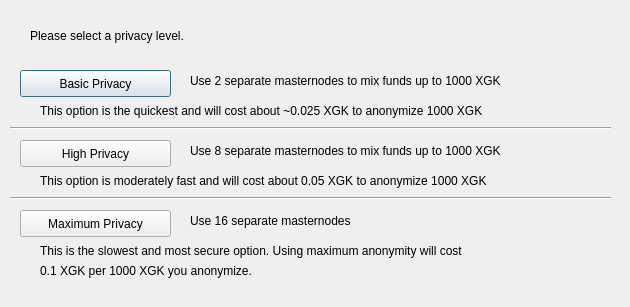
<?xml version="1.0" encoding="UTF-8"?>
<ui version="4.0">
 <class>DarksendConfig</class>
 <widget class="QDialog" name="DarksendConfig">
  <property name="geometry">
   <rect>
    <x>0</x>
    <y>0</y>
    <width>630</width>
    <height>307</height>
   </rect>
  </property>
  <property name="windowTitle">
   <string>Configure PrivateSend</string>
  </property>
  <widget class="QPushButton" name="buttonBasic">
   <property name="geometry">
    <rect>
     <x>20</x>
     <y>70</y>
     <width>151</width>
     <height>27</height>
    </rect>
   </property>
   <property name="text">
    <string>Basic Privacy</string>
   </property>
  </widget>
  <widget class="QPushButton" name="buttonHigh">
   <property name="geometry">
    <rect>
     <x>20</x>
     <y>140</y>
     <width>151</width>
     <height>27</height>
    </rect>
   </property>
   <property name="text">
    <string>High Privacy</string>
   </property>
  </widget>
  <widget class="QPushButton" name="buttonMax">
   <property name="geometry">
    <rect>
     <x>20</x>
     <y>210</y>
     <width>151</width>
     <height>27</height>
    </rect>
   </property>
   <property name="text">
    <string>Maximum Privacy</string>
   </property>
  </widget>
  <widget class="QLabel" name="label">
   <property name="geometry">
    <rect>
     <x>30</x>
     <y>20</y>
     <width>571</width>
     <height>31</height>
    </rect>
   </property>
   <property name="text">
    <string>Please select a privacy level.</string>
   </property>
  </widget>
  <widget class="QLabel" name="label_2">
   <property name="geometry">
    <rect>
     <x>190</x>
     <y>70</y>
     <width>421</width>
     <height>21</height>
    </rect>
   </property>
   <property name="text">
    <string>Use 2 separate masternodes to mix funds up to 1000 XGK</string>
   </property>
  </widget>
  <widget class="QLabel" name="label_3">
   <property name="geometry">
    <rect>
     <x>190</x>
     <y>140</y>
     <width>411</width>
     <height>21</height>
    </rect>
   </property>
   <property name="text">
    <string>Use 8 separate masternodes to mix funds up to 1000 XGK</string>
   </property>
  </widget>
  <widget class="QLabel" name="label_4">
   <property name="geometry">
    <rect>
     <x>190</x>
     <y>210</y>
     <width>421</width>
     <height>21</height>
    </rect>
   </property>
   <property name="text">
    <string>Use 16 separate masternodes</string>
   </property>
  </widget>
  <widget class="QLabel" name="label_6">
   <property name="geometry">
    <rect>
     <x>40</x>
     <y>100</y>
     <width>561</width>
     <height>21</height>
    </rect>
   </property>
   <property name="text">
    <string>This option is the quickest and will cost about ~0.025 XGK to anonymize 1000 XGK</string>
   </property>
  </widget>
  <widget class="QLabel" name="label_7">
   <property name="geometry">
    <rect>
     <x>40</x>
     <y>170</y>
     <width>561</width>
     <height>21</height>
    </rect>
   </property>
   <property name="text">
    <string>This option is moderately fast and will cost about 0.05 XGK to anonymize 1000 XGK</string>
   </property>
  </widget>
  <widget class="QLabel" name="label_8">
   <property name="geometry">
    <rect>
     <x>40</x>
     <y>240</y>
     <width>561</width>
     <height>21</height>
    </rect>
   </property>
   <property name="text">
    <string>This is the slowest and most secure option. Using maximum anonymity will cost</string>
   </property>
  </widget>
  <widget class="QLabel" name="label_9">
   <property name="geometry">
    <rect>
     <x>40</x>
     <y>260</y>
     <width>561</width>
     <height>21</height>
    </rect>
   </property>
   <property name="text">
    <string>0.1 XGK per 1000 XGK you anonymize.</string>
   </property>
  </widget>
  <widget class="Line" name="line">
   <property name="geometry">
    <rect>
     <x>10</x>
     <y>120</y>
     <width>601</width>
     <height>16</height>
    </rect>
   </property>
   <property name="orientation">
    <enum>Qt::Horizontal</enum>
   </property>
  </widget>
  <widget class="Line" name="line_2">
   <property name="geometry">
    <rect>
     <x>10</x>
     <y>190</y>
     <width>601</width>
     <height>16</height>
    </rect>
   </property>
   <property name="orientation">
    <enum>Qt::Horizontal</enum>
   </property>
  </widget>
 </widget>
 <resources/>
 <connections/>
</ui>
